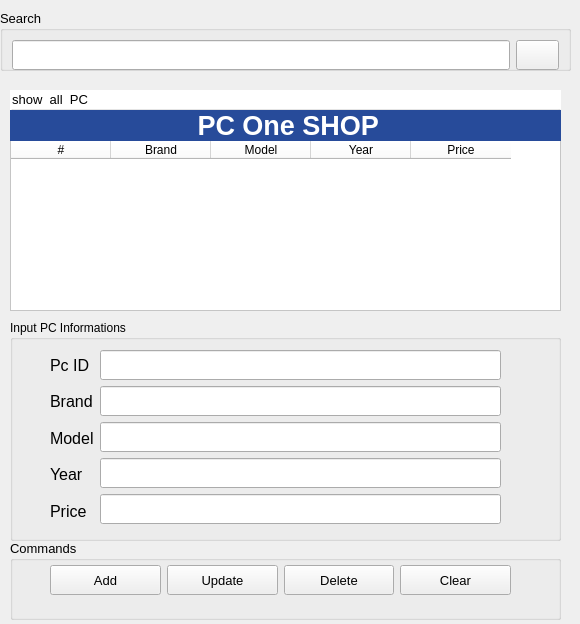
<?xml version="1.0" encoding="UTF-8"?>
<ui version="4.0">
 <class>PC_management</class>
 <widget class="QWidget" name="PC_management">
  <property name="geometry">
   <rect>
    <x>0</x>
    <y>0</y>
    <width>580</width>
    <height>624</height>
   </rect>
  </property>
  <property name="windowTitle">
   <string>PC management</string>
  </property>
  <property name="windowIcon">
   <iconset>
    <normaloff>icon/gaming.png</normaloff>icon/gaming.png</iconset>
  </property>
  <widget class="QGroupBox" name="show_all">
   <property name="geometry">
    <rect>
     <x>10</x>
     <y>90</y>
     <width>551</width>
     <height>221</height>
    </rect>
   </property>
   <property name="font">
    <font>
     <pointsize>10</pointsize>
    </font>
   </property>
   <property name="tabletTracking">
    <bool>true</bool>
   </property>
   <property name="styleSheet">
    <string notr="true">background-color: rgb(255, 255, 255);</string>
   </property>
   <property name="title">
    <string>show  all  PC</string>
   </property>
   <widget class="QTableWidget" name="tbPC">
    <property name="geometry">
     <rect>
      <x>0</x>
      <y>50</y>
      <width>551</width>
      <height>171</height>
     </rect>
    </property>
    <property name="font">
     <font>
      <pointsize>12</pointsize>
     </font>
    </property>
    <property name="mouseTracking">
     <bool>false</bool>
    </property>
    <column>
     <property name="text">
      <string>#</string>
     </property>
    </column>
    <column>
     <property name="text">
      <string>Brand</string>
     </property>
    </column>
    <column>
     <property name="text">
      <string>Model</string>
     </property>
    </column>
    <column>
     <property name="text">
      <string>Year</string>
     </property>
    </column>
    <column>
     <property name="text">
      <string>Price</string>
     </property>
    </column>
   </widget>
   <widget class="QLabel" name="label_6">
    <property name="geometry">
     <rect>
      <x>0</x>
      <y>20</y>
      <width>551</width>
      <height>31</height>
     </rect>
    </property>
    <property name="minimumSize">
     <size>
      <width>0</width>
      <height>30</height>
     </size>
    </property>
    <property name="font">
     <font>
      <pointsize>20</pointsize>
      <bold>true</bold>
     </font>
    </property>
    <property name="layoutDirection">
     <enum>Qt::LeftToRight</enum>
    </property>
    <property name="autoFillBackground">
     <bool>false</bool>
    </property>
    <property name="styleSheet">
     <string notr="true">background-color: rgb(39, 75, 154);
color: rgb(255, 255, 255);</string>
    </property>
    <property name="text">
     <string>                         PC One SHOP</string>
    </property>
    <property name="wordWrap">
     <bool>false</bool>
    </property>
   </widget>
  </widget>
  <widget class="QGroupBox" name="groupBox_2">
   <property name="geometry">
    <rect>
     <x>10</x>
     <y>320</y>
     <width>551</width>
     <height>221</height>
    </rect>
   </property>
   <property name="styleSheet">
    <string notr="true"/>
   </property>
   <property name="title">
    <string>Input PC Informations</string>
   </property>
   <widget class="QWidget" name="layoutWidget">
    <property name="geometry">
     <rect>
      <x>90</x>
      <y>30</y>
      <width>401</width>
      <height>176</height>
     </rect>
    </property>
    <layout class="QVBoxLayout" name="verticalLayout">
     <item>
      <widget class="QLineEdit" name="txtid">
       <property name="minimumSize">
        <size>
         <width>0</width>
         <height>30</height>
        </size>
       </property>
      </widget>
     </item>
     <item>
      <widget class="QLineEdit" name="txtBrand">
       <property name="minimumSize">
        <size>
         <width>0</width>
         <height>30</height>
        </size>
       </property>
      </widget>
     </item>
     <item>
      <widget class="QLineEdit" name="txtModel">
       <property name="minimumSize">
        <size>
         <width>0</width>
         <height>30</height>
        </size>
       </property>
      </widget>
     </item>
     <item>
      <widget class="QLineEdit" name="txtYear">
       <property name="minimumSize">
        <size>
         <width>0</width>
         <height>30</height>
        </size>
       </property>
      </widget>
     </item>
     <item>
      <widget class="QLineEdit" name="txtPrice">
       <property name="minimumSize">
        <size>
         <width>0</width>
         <height>30</height>
        </size>
       </property>
      </widget>
     </item>
    </layout>
   </widget>
   <widget class="QWidget" name="layoutWidget">
    <property name="geometry">
     <rect>
      <x>40</x>
      <y>30</y>
      <width>48</width>
      <height>176</height>
     </rect>
    </property>
    <layout class="QVBoxLayout" name="verticalLayout_2">
     <item>
      <widget class="QLabel" name="label">
       <property name="minimumSize">
        <size>
         <width>0</width>
         <height>30</height>
        </size>
       </property>
       <property name="font">
        <font>
         <pointsize>12</pointsize>
        </font>
       </property>
       <property name="text">
        <string>Pc ID</string>
       </property>
      </widget>
     </item>
     <item>
      <widget class="QLabel" name="label_2">
       <property name="minimumSize">
        <size>
         <width>0</width>
         <height>30</height>
        </size>
       </property>
       <property name="font">
        <font>
         <pointsize>12</pointsize>
        </font>
       </property>
       <property name="text">
        <string>Brand</string>
       </property>
      </widget>
     </item>
     <item>
      <widget class="QLabel" name="label_3">
       <property name="minimumSize">
        <size>
         <width>0</width>
         <height>30</height>
        </size>
       </property>
       <property name="font">
        <font>
         <pointsize>12</pointsize>
        </font>
       </property>
       <property name="text">
        <string>Model</string>
       </property>
      </widget>
     </item>
     <item>
      <widget class="QLabel" name="label_4">
       <property name="minimumSize">
        <size>
         <width>0</width>
         <height>30</height>
        </size>
       </property>
       <property name="font">
        <font>
         <pointsize>12</pointsize>
        </font>
       </property>
       <property name="text">
        <string>Year</string>
       </property>
      </widget>
     </item>
     <item>
      <widget class="QLabel" name="label_5">
       <property name="minimumSize">
        <size>
         <width>0</width>
         <height>30</height>
        </size>
       </property>
       <property name="font">
        <font>
         <pointsize>12</pointsize>
        </font>
       </property>
       <property name="text">
        <string>Price</string>
       </property>
      </widget>
     </item>
    </layout>
   </widget>
  </widget>
  <widget class="QGroupBox" name="groupBox_3">
   <property name="geometry">
    <rect>
     <x>10</x>
     <y>540</y>
     <width>551</width>
     <height>80</height>
    </rect>
   </property>
   <property name="font">
    <font>
     <pointsize>10</pointsize>
    </font>
   </property>
   <property name="title">
    <string>Commands</string>
   </property>
   <widget class="QWidget" name="layoutWidget">
    <property name="geometry">
     <rect>
      <x>40</x>
      <y>10</y>
      <width>461</width>
      <height>61</height>
     </rect>
    </property>
    <layout class="QHBoxLayout" name="horizontalLayout_2">
     <item>
      <widget class="QPushButton" name="btnadd">
       <property name="minimumSize">
        <size>
         <width>0</width>
         <height>30</height>
        </size>
       </property>
       <property name="text">
        <string>Add</string>
       </property>
       <property name="icon">
        <iconset>
         <normaloff>icon/add.png</normaloff>icon/add.png</iconset>
       </property>
      </widget>
     </item>
     <item>
      <widget class="QPushButton" name="btnupdate">
       <property name="minimumSize">
        <size>
         <width>0</width>
         <height>30</height>
        </size>
       </property>
       <property name="text">
        <string>Update</string>
       </property>
       <property name="icon">
        <iconset>
         <normaloff>icon/loading-arrow.png</normaloff>icon/loading-arrow.png</iconset>
       </property>
      </widget>
     </item>
     <item>
      <widget class="QPushButton" name="btndel">
       <property name="minimumSize">
        <size>
         <width>0</width>
         <height>30</height>
        </size>
       </property>
       <property name="text">
        <string>Delete</string>
       </property>
       <property name="icon">
        <iconset>
         <normaloff>icon/delete.png</normaloff>icon/delete.png</iconset>
       </property>
      </widget>
     </item>
     <item>
      <widget class="QPushButton" name="btnclear">
       <property name="minimumSize">
        <size>
         <width>0</width>
         <height>30</height>
        </size>
       </property>
       <property name="text">
        <string>Clear</string>
       </property>
       <property name="icon">
        <iconset>
         <normaloff>icon/brush.png</normaloff>icon/brush.png</iconset>
       </property>
      </widget>
     </item>
    </layout>
   </widget>
  </widget>
  <widget class="QGroupBox" name="groupBox">
   <property name="geometry">
    <rect>
     <x>0</x>
     <y>10</y>
     <width>571</width>
     <height>61</height>
    </rect>
   </property>
   <property name="font">
    <font>
     <pointsize>10</pointsize>
    </font>
   </property>
   <property name="title">
    <string>Search</string>
   </property>
   <layout class="QHBoxLayout" name="horizontalLayout">
    <item>
     <widget class="QLineEdit" name="txtSearch">
      <property name="minimumSize">
       <size>
        <width>0</width>
        <height>30</height>
       </size>
      </property>
      <property name="baseSize">
       <size>
        <width>0</width>
        <height>0</height>
       </size>
      </property>
     </widget>
    </item>
    <item>
     <widget class="QPushButton" name="btnSearch">
      <property name="minimumSize">
       <size>
        <width>0</width>
        <height>30</height>
       </size>
      </property>
      <property name="sizeIncrement">
       <size>
        <width>0</width>
        <height>0</height>
       </size>
      </property>
      <property name="baseSize">
       <size>
        <width>0</width>
        <height>0</height>
       </size>
      </property>
      <property name="text">
       <string/>
      </property>
      <property name="icon">
       <iconset>
        <normaloff>icon/search.png</normaloff>icon/search.png</iconset>
      </property>
     </widget>
    </item>
   </layout>
  </widget>
 </widget>
 <resources/>
 <connections/>
</ui>
